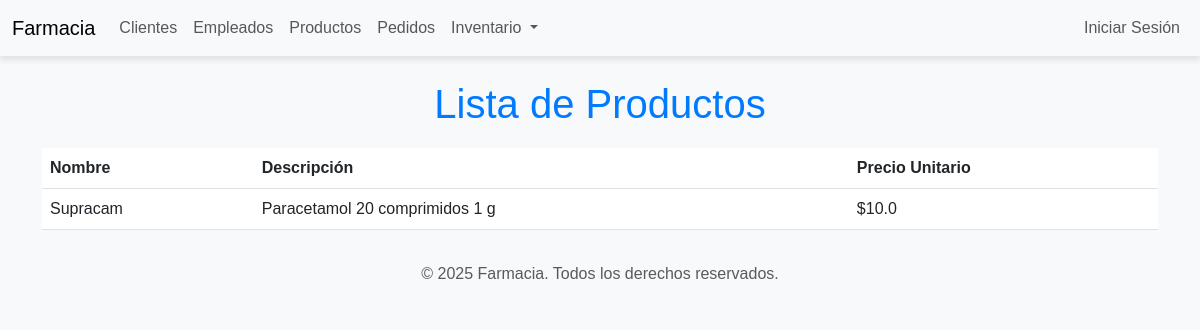
The app's page /productos/, older data.
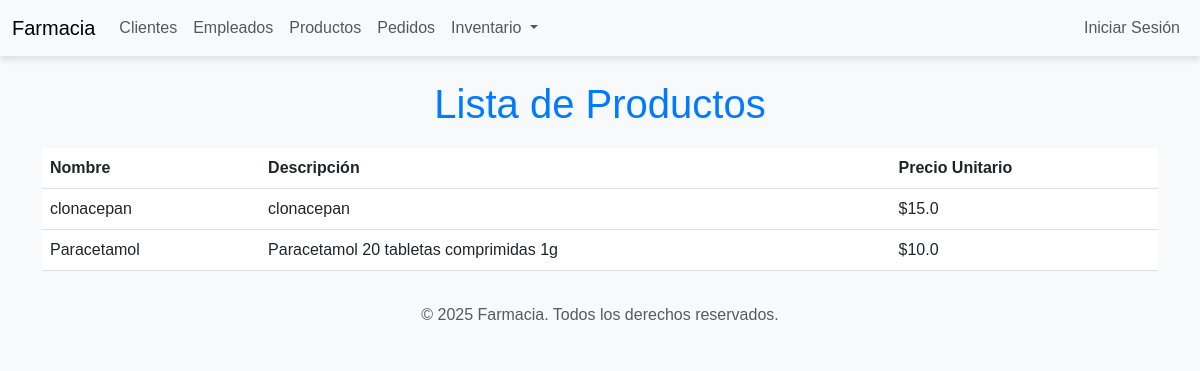
The same page, newer data.
### inventario/models.py (models this page shows, shortened)
class Producto(models.Model):
    nombre = models.CharField(max_length=100)
    descripcion = models.TextField()
    precio = models.FloatField()

### inventario/views.py (the view)
# urls.py: path('productos/', inventario_views.lista_productos, name='lista_productos'),
def lista_productos(request):
    productos = Producto.objects.all()  # Obtener todos los productos
    return render(request, 'inventario/lista_productos.html', {'productos': productos})

### templates/inventario/lista_productos.html (shortened to what this page needs)
{% extends 'base.html' %}
{% block content %}
<h1>Lista de Productos</h1>
<table class="table">
    <thead>
        <tr>
            <th>Nombre</th>
            <th>Descripción</th>
            <th>Precio Unitario</th>
        </tr>
    </thead>
    <tbody>
        {% for producto in productos %}
        <tr>
            <td>{{ producto.nombre }}</td>
            <td>{{ producto.descripcion }}</td>
            <td>${{ producto.precio }}</td>
        </tr>
        {% endfor %}
    </tbody>
</table>
{% endblock %}

### templates/base.html (shortened to what this page needs)
<!DOCTYPE html>
<html lang="en">
<head>
    {% load static %}
    <link rel="stylesheet" href="https://cdn.jsdelivr.net/npm/bootstrap@5.3.0/dist/css/bootstrap.min.css">
    <link rel="stylesheet" href="{% static 'css/styles.css' %}">
</head>
<body>
    <nav class="navbar navbar-expand-lg navbar-light bg-light">
        <div class="container-fluid">
            <a class="navbar-brand" href="/">Farmacia</a>
            <div class="collapse navbar-collapse" id="navbarNav">
                <ul class="navbar-nav">
                    <li class="nav-item"><a class="nav-link" href="/clientes/">Clientes</a></li>
                    <li class="nav-item"><a class="nav-link" href="/empleados/">Empleados</a></li>
                    <li class="nav-item"><a class="nav-link" href="/productos/">Productos</a></li>
                    <li class="nav-item"><a class="nav-link" href="/pedidos/">Pedidos</a></li>
                    <li class="nav-item dropdown">
                        <a class="nav-link dropdown-toggle" href="#" id="navbarDropdown" role="button" data-bs-toggle="dropdown" aria-expanded="false">
                            Inventario
                        </a>
                    </li>
                </ul>
                <ul class="navbar-nav ms-auto">
                    {% if user.is_authenticated %}
                        <li class="nav-item">
                            <form method="post" action="{% url 'logout' %}" style="display:inline;">
                                {% csrf_token %}
                                <button type="submit" class="btn btn-link nav-link">Cerrar Sesión</button>
                            </form>
                        </li>
                    {% else %}
                        <li class="nav-item"><a class="nav-link" href="{% url 'login' %}">Iniciar Sesión</a></li>
                    {% endif %}
                </ul>
            </div>
        </div>
    </nav>
    <div class="container mt-4">
        {% block content %}
        {% endblock %}
    </div>
    <footer class="footer mt-auto py-3 bg-light">
        <div class="container">
            <span class="text-muted">&copy; 2025 Farmacia. Todos los derechos reservados.</span>
        </div>
    </footer>
</body>
</html>

### static/css/styles.css (style rules this page uses)
body { font-family: 'Arial', sans-serif; background-color: #f8f9fa; color: #333; }
.navbar { box-shadow: 0px 4px 6px rgba(0, 0, 0, 0.1); }
h1 { color: #007bff; text-align: center; margin-bottom: 20px; }
.footer { text-align: center; color: #6c757d; }

Row changes from the older to the newer data that the page shows:
removed Producto: nombre "Supracam", descripcion "Paracetamol 20 comprimidos 1 g", precio "10.0"
added Producto: nombre "clonacepan", descripcion "clonacepan", precio "15.0"
added Producto: nombre "Paracetamol", descripcion "Paracetamol 20 tabletas comprimidas 1g", precio "10.0"
